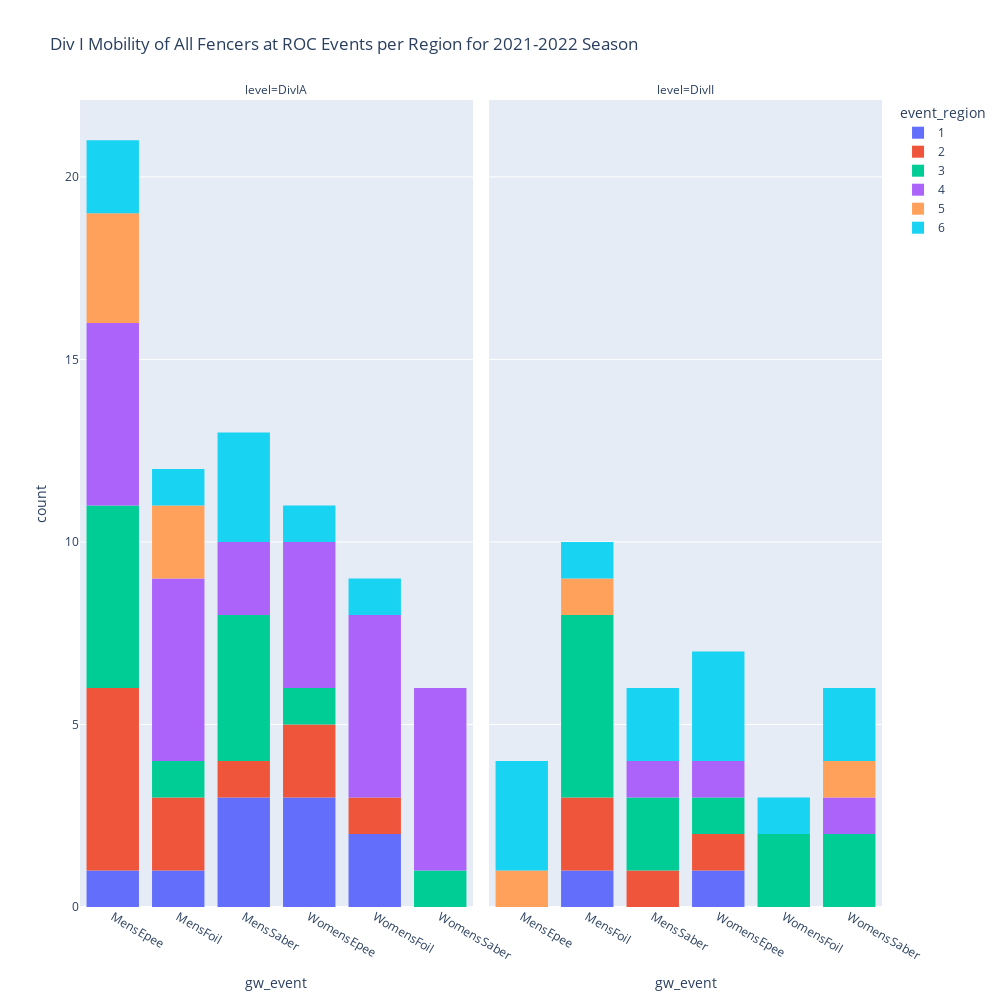

Notebook source saved alongside this figure:
### Code cell
CATEGORY_ORDERS = {'level':LEVEL_ORDER,
                    'gw_event':EVENT_ORDER,
                    'event_region':[1,2,3,4,5,6]}
all_mobility = px.histogram(mobile,
                    x='gw_event',
                    color='event_region',
                    facet_col='level',
                    category_orders=CATEGORY_ORDERS,
                    title='Div I Mobility of All Fencers at ROC Events per Region for 2021-2022 Season',
                    facet_col_wrap=3)
all_mobility.update_layout(width=1000,height=1000)
all_mobility.update_xaxes(showticklabels=True)
all_mobility.show()
all_mobility.write_image('plots/mobility_all.png')

### Figure 1 — Plotly figure (JSON) as saved in the notebook; plotly's stock layout.template omitted (floating-point values rounded to 4 significant figures)
{"data": [{"alignmentgroup": "True", "bingroup": "x", "hovertemplate": "event_region=1<br>level=DivIA<br>gw_event=%{x}<br>count=%{y}<extra></extra>", "legendgroup": "1", "marker": {"color": "#636efa", "pattern": {"shape": ""}}, "name": "1", "offsetgroup": "1", "orientation": "v", "showlegend": true, "type": "histogram", "x": ["MensSaber", "MensSaber", "MensSaber", "WomensFoil", "MensFoil", "WomensFoil", "MensEpee", "WomensEpee", "WomensEpee", "WomensEpee"], "xaxis": "x", "yaxis": "y"}, {"alignmentgroup": "True", "bingroup": "x", "hovertemplate": "event_region=1<br>level=DivII<br>gw_event=%{x}<br>count=%{y}<extra></extra>", "legendgroup": "1", "marker": {"color": "#636efa", "pattern": {"shape": ""}}, "name": "1", "offsetgroup": "1", "orientation": "v", "showlegend": false, "type": "histogram", "x": ["MensFoil", "WomensEpee"], "xaxis": "x2", "yaxis": "y2"}, {"alignmentgroup": "True", "bingroup": "x", "hovertemplate": "event_region=2<br>level=DivIA<br>gw_event=%{x}<br>count=%{y}<extra></extra>", "legendgroup": "2", "marker": {"color": "#EF553B", "pattern": {"shape": ""}}, "name": "2", "offsetgroup": "2", "orientation": "v", "showlegend": true, "type": "histogram", "x": ["MensFoil", "MensEpee", "WomensEpee", "MensSaber", "MensFoil", "WomensFoil", "MensEpee", "MensEpee", "MensEpee", "MensEpee", "WomensEpee"], "xaxis": "x", "yaxis": "y"}, {"alignmentgroup": "True", "bingroup": "x", "hovertemplate": "event_region=2<br>level=DivII<br>gw_event=%{x}<br>count=%{y}<extra></extra>", "legendgroup": "2", "marker": {"color": "#EF553B", "pattern": {"shape": ""}}, "name": "2", "offsetgroup": "2", "orientation": "v", "showlegend": false, "type": "histogram", "x": ["MensFoil", "MensFoil", "WomensEpee", "MensSaber"], "xaxis": "x2", "yaxis": "y2"}, {"alignmentgroup": "True", "bingroup": "x", "hovertemplate": "event_region=3<br>level=DivIA<br>gw_event=%{x}<br>count=%{y}<extra></extra>", "legendgroup": "3", "marker": {"color": "#00cc96", "pattern": {"shape": ""}}, "name": "3", "offsetgroup": "3", "orientation": "v", "showlegend": true, "type": "histogram", "x": ["MensEpee", "MensSaber", "MensEpee", "MensEpee", "MensEpee", "MensEpee", "MensFoil", "WomensEpee", "MensSaber", "MensSaber", "MensSaber", "WomensSaber"], "xaxis": "x", "yaxis": "y"}, {"alignmentgroup": "True", "bingroup": "x", "hovertemplate": "event_region=3<br>level=DivII<br>gw_event=%{x}<br>count=%{y}<extra></extra>", "legendgroup": "3", "marker": {"color": "#00cc96", "pattern": {"shape": ""}}, "name": "3", "offsetgroup": "3", "orientation": "v", "showlegend": false, "type": "histogram", "x": ["MensFoil", "MensFoil", "WomensFoil", "WomensEpee", "MensSaber", "MensFoil", "WomensSaber", "WomensSaber", "MensFoil", "MensFoil", "WomensFoil", "MensSaber"], "xaxis": "x2", "yaxis": "y2"}, {"alignmentgroup": "True", "bingroup": "x", "hovertemplate": "event_region=4<br>level=DivIA<br>gw_event=%{x}<br>count=%{y}<extra></extra>", "legendgroup": "4", "marker": {"color": "#ab63fa", "pattern": {"shape": ""}}, "name": "4", "offsetgroup": "4", "orientation": "v", "showlegend": true, "type": "histogram", "x": ["MensFoil", "MensFoil", "WomensFoil", "WomensFoil", "MensEpee", "WomensEpee", "WomensFoil", "MensEpee", "MensEpee", "WomensEpee", "MensSaber", "MensSaber", "WomensSaber", "WomensSaber", "MensFoil", "MensEpee", "WomensFoil", "WomensFoil", "WomensEpee", "WomensSaber", "WomensSaber", "WomensSaber", "MensFoil", "MensFoil", "MensEpee", "WomensEpee"], "xaxis": "x", "yaxis": "y"}, {"alignmentgroup": "True", "bingroup": "x", "hovertemplate": "event_region=4<br>level=DivII<br>gw_event=%{x}<br>count=%{y}<extra></extra>", "legendgroup": "4", "marker": {"color": "#ab63fa", "pattern": {"shape": ""}}, "name": "4", "offsetgroup": "4", "orientation": "v", "showlegend": false, "type": "histogram", "x": ["MensSaber", "WomensSaber", "WomensEpee"], "xaxis": "x2", "yaxis": "y2"}, {"alignmentgroup": "True", "bingroup": "x", "hovertemplate": "event_region=5<br>level=DivIA<br>gw_event=%{x}<br>count=%{y}<extra></extra>", "legendgroup": "5", "marker": {"color": "#FFA15A", "pattern": {"shape": ""}}, "name": "5", "offsetgroup": "5", "orientation": "v", "showlegend": true, "type": "histogram", "x": ["MensFoil", "MensEpee", "MensFoil", "MensEpee", "MensEpee"], "xaxis": "x", "yaxis": "y"}, {"alignmentgroup": "True", "bingroup": "x", "hovertemplate": "event_region=5<br>level=DivII<br>gw_event=%{x}<br>count=%{y}<extra></extra>", "legendgroup": "5", "marker": {"color": "#FFA15A", "pattern": {"shape": ""}}, "name": "5", "offsetgroup": "5", "orientation": "v", "showlegend": false, "type": "histogram", "x": ["MensFoil", "MensEpee", "WomensSaber"], "xaxis": "x2", "yaxis": "y2"}, {"alignmentgroup": "True", "bingroup": "x", "hovertemplate": "event_region=6<br>level=DivIA<br>gw_event=%{x}<br>count=%{y}<extra></extra>", "legendgroup": "6", "marker": {"color": "#19d3f3", "pattern": {"shape": ""}}, "name": "6", "offsetgroup": "6", "orientation": "v", "showlegend": true, "type": "histogram", "x": ["MensFoil", "MensEpee", "MensEpee", "WomensEpee", "MensSaber", "MensSaber", "MensSaber", "WomensFoil"], "xaxis": "x", "yaxis": "y"}, {"alignmentgroup": "True", "bingroup": "x", "hovertemplate": "event_region=6<br>level=DivII<br>gw_event=%{x}<br>count=%{y}<extra></extra>", "legendgroup": "6", "marker": {"color": "#19d3f3", "pattern": {"shape": ""}}, "name": "6", "offsetgroup": "6", "orientation": "v", "showlegend": false, "type": "histogram", "x": ["MensFoil", "MensEpee", "MensEpee", "WomensEpee", "WomensEpee", "WomensEpee", "WomensFoil", "WomensSaber", "WomensSaber", "MensSaber", "MensSaber", "MensEpee"], "xaxis": "x2", "yaxis": "y2"}], "layout": {"annotations": [{"font": {}, "showarrow": false, "text": "level=DivIA", "x": 0.245, "xanchor": "center", "xref": "paper", "y": 1, "yanchor": "bottom", "yref": "paper"}, {"font": {}, "showarrow": false, "text": "level=DivII", "x": 0.755, "xanchor": "center", "xref": "paper", "y": 1, "yanchor": "bottom", "yref": "paper"}], "barmode": "relative", "height": 1000, "legend": {"title": {"text": "event_region"}, "tracegroupgap": 0}, "title": {"text": "Div I Mobility of All Fencers at ROC Events per Region for 2021-2022 Season"}, "width": 1000, "xaxis": {"anchor": "y", "categoryarray": ["MensEpee", "MensFoil", "MensSaber", "WomensEpee", "WomensFoil", "WomensSaber"], "categoryorder": "array", "domain": [0, 0.49], "showticklabels": true, "title": {"text": "gw_event"}}, "xaxis2": {"anchor": "y2", "categoryarray": ["MensEpee", "MensFoil", "MensSaber", "WomensEpee", "WomensFoil", "WomensSaber"], "categoryorder": "array", "domain": [0.51, 1], "matches": "x", "showticklabels": true, "title": {"text": "gw_event"}}, "yaxis": {"anchor": "x", "domain": [0, 1], "title": {"text": "count"}}, "yaxis2": {"anchor": "x2", "domain": [0, 1], "matches": "y", "showticklabels": false}}}
